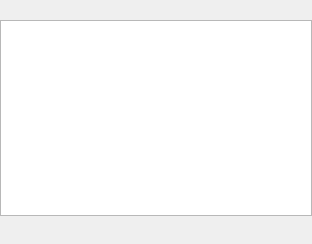
<?xml version="1.0" encoding="UTF-8"?>
<ui version="4.0">
 <class>Ui_ContextView</class>
 <widget class="QWidget" name="Ui_ContextView">
  <property name="geometry">
   <rect>
    <x>0</x>
    <y>0</y>
    <width>312</width>
    <height>244</height>
   </rect>
  </property>
  <property name="sizePolicy">
   <sizepolicy hsizetype="Preferred" vsizetype="Preferred">
    <horstretch>0</horstretch>
    <verstretch>0</verstretch>
   </sizepolicy>
  </property>
  <property name="windowTitle">
   <string>Form</string>
  </property>
  <layout class="QVBoxLayout" name="verticalLayout_2">
   <property name="spacing">
    <number>0</number>
   </property>
   <property name="sizeConstraint">
    <enum>QLayout::SetNoConstraint</enum>
   </property>
   <property name="margin">
    <number>0</number>
   </property>
   <item>
    <layout class="QVBoxLayout" name="verticalLayout">
     <property name="spacing">
      <number>6</number>
     </property>
     <property name="sizeConstraint">
      <enum>QLayout::SetNoConstraint</enum>
     </property>
     <item>
      <widget class="QLabel" name="lblCurrentView">
       <property name="sizePolicy">
        <sizepolicy hsizetype="Preferred" vsizetype="Maximum">
         <horstretch>0</horstretch>
         <verstretch>0</verstretch>
        </sizepolicy>
       </property>
       <property name="text">
        <string/>
       </property>
      </widget>
     </item>
     <item>
      <layout class="QHBoxLayout" name="horizontalLayout_2">
       <property name="spacing">
        <number>1</number>
       </property>
       <property name="sizeConstraint">
        <enum>QLayout::SetNoConstraint</enum>
       </property>
       <property name="topMargin">
        <number>0</number>
       </property>
       <item>
        <widget class="QListWidget" name="listWidget">
         <property name="sizePolicy">
          <sizepolicy hsizetype="Preferred" vsizetype="Preferred">
           <horstretch>0</horstretch>
           <verstretch>0</verstretch>
          </sizepolicy>
         </property>
        </widget>
       </item>
      </layout>
     </item>
     <item>
      <layout class="QHBoxLayout" name="horizontalLayout_3">
       <property name="spacing">
        <number>0</number>
       </property>
       <property name="sizeConstraint">
        <enum>QLayout::SetNoConstraint</enum>
       </property>
       <property name="leftMargin">
        <number>0</number>
       </property>
       <property name="topMargin">
        <number>0</number>
       </property>
       <item>
        <widget class="QPushButton" name="btnBack">
         <property name="text">
          <string/>
         </property>
         <property name="icon">
          <iconset resource="Icons.qrc">
           <normaloff>:/icons/go-previous.png</normaloff>:/icons/go-previous.png</iconset>
         </property>
         <property name="iconSize">
          <size>
           <width>32</width>
           <height>32</height>
          </size>
         </property>
         <property name="flat">
          <bool>true</bool>
         </property>
        </widget>
       </item>
       <item>
        <widget class="QPushButton" name="btnAdd">
         <property name="toolTip">
          <string>add item</string>
         </property>
         <property name="text">
          <string/>
         </property>
         <property name="icon">
          <iconset resource="Icons.qrc">
           <normaloff>:/icons/list-add.png</normaloff>:/icons/list-add.png</iconset>
         </property>
         <property name="iconSize">
          <size>
           <width>32</width>
           <height>32</height>
          </size>
         </property>
         <property name="flat">
          <bool>true</bool>
         </property>
        </widget>
       </item>
       <item>
        <widget class="QPushButton" name="btnPlay">
         <property name="toolTip">
          <string>play this item</string>
         </property>
         <property name="text">
          <string/>
         </property>
         <property name="icon">
          <iconset resource="Icons.qrc">
           <normaloff>:/icons/media-playback-start.png</normaloff>:/icons/media-playback-start.png</iconset>
         </property>
         <property name="iconSize">
          <size>
           <width>32</width>
           <height>32</height>
          </size>
         </property>
         <property name="flat">
          <bool>true</bool>
         </property>
        </widget>
       </item>
       <item>
        <widget class="QPushButton" name="btnClear">
         <property name="toolTip">
          <string>clear playlist</string>
         </property>
         <property name="text">
          <string/>
         </property>
         <property name="icon">
          <iconset resource="Icons.qrc">
           <normaloff>:/icons/edit-clear.png</normaloff>:/icons/edit-clear.png</iconset>
         </property>
         <property name="iconSize">
          <size>
           <width>32</width>
           <height>32</height>
          </size>
         </property>
         <property name="flat">
          <bool>true</bool>
         </property>
        </widget>
       </item>
       <item>
        <widget class="QPushButton" name="btnLoadPlaylist">
         <property name="toolTip">
          <string>open playlist</string>
         </property>
         <property name="text">
          <string/>
         </property>
         <property name="icon">
          <iconset resource="Icons.qrc">
           <normaloff>:/icons/document-open.png</normaloff>:/icons/document-open.png</iconset>
         </property>
         <property name="iconSize">
          <size>
           <width>32</width>
           <height>32</height>
          </size>
         </property>
         <property name="flat">
          <bool>true</bool>
         </property>
        </widget>
       </item>
       <item>
        <widget class="QPushButton" name="btnSavePlaylist">
         <property name="toolTip">
          <string>save playlist</string>
         </property>
         <property name="text">
          <string/>
         </property>
         <property name="icon">
          <iconset resource="Icons.qrc">
           <normaloff>:/icons/document-save.png</normaloff>:/icons/document-save.png</iconset>
         </property>
         <property name="iconSize">
          <size>
           <width>32</width>
           <height>32</height>
          </size>
         </property>
         <property name="flat">
          <bool>true</bool>
         </property>
        </widget>
       </item>
       <item>
        <widget class="QPushButton" name="btnQuit">
         <property name="toolTip">
          <string>exit application</string>
         </property>
         <property name="text">
          <string/>
         </property>
         <property name="icon">
          <iconset resource="Icons.qrc">
           <normaloff>:/icons/system-log-out.png</normaloff>:/icons/system-log-out.png</iconset>
         </property>
         <property name="iconSize">
          <size>
           <width>32</width>
           <height>32</height>
          </size>
         </property>
         <property name="flat">
          <bool>true</bool>
         </property>
        </widget>
       </item>
      </layout>
     </item>
    </layout>
   </item>
  </layout>
 </widget>
 <resources>
  <include location="Icons.qrc"/>
 </resources>
 <connections/>
</ui>
